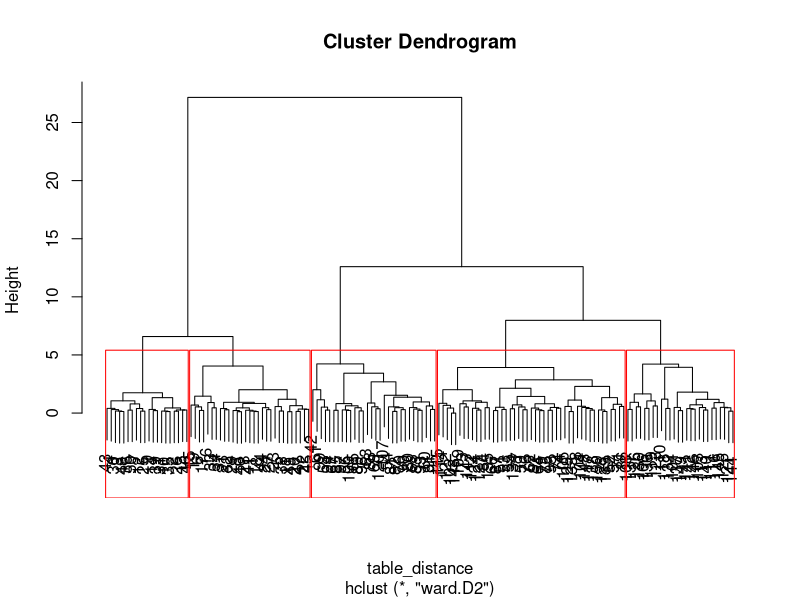
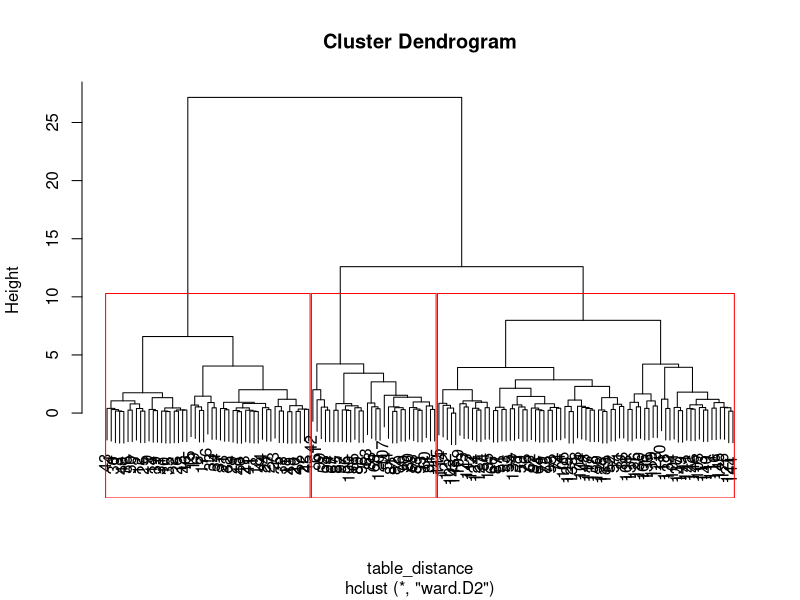

These charts were generated, in order, by the following R code:
library(datasets)
summary(iris)

#**********************************************
# each time you run this block , it gives same results all the time
# but if you change the value in set.seed(), the results will be different each time: different clusters
# it means set.seed() keeps the result intact 
# ca garde tjrs la meme maniere d'aller aleatoirement
# le chiffre n'a aucune identite. c le changement de chiffre qui fait la differnece des resultats.
# tirer l'aleatoirement les moy. de k groups
set.seed(30)

iris2=iris[,1:4]
View(iris)

# standardization des donnees
iris_stand=scale(iris[,1:4])

####################################### methode non-hierarchique - k-means ################################## 
# 3 groups
iris_kmeans=kmeans(iris_stand,3,nstart = 1 )
iris_kmeans
# Cluster means shows the means of 3 groups generated
# Clustering vector shows the group allocation of each of the observation in the dataset
# within cluster sum of squares  (R2) : between_SS / total_SS which is SSB / SST

#**********************************************

#rajouter les resultats de k-means dans la table originale (iris)
iris$Cluster=iris_kmeans$cluster
iris_clus1=iris[iris$Cluster==1,]

# compare the mean of all variables of cluster1 with entire dataset using summary
summary(iris_clus1)
summary(iris)

table(iris$Species,iris$Cluster)
# ca montre si on reussi a repliquer species
# it creates a matrix, where column headers are cluster factors, and row headers are species factors
# Le cluster a reusi de regroupr tous les stosa dans un meme cluster, 
# et les 2 autres clusters se ressemblent plus, et peut-etre il n'y a plus de variables pour les discriminer
# majorite de cluster 2 est verginica, et il y a 11  versicolor qui ressemblent bq a verginica
# majorite de cluster 3 est versicolor, et il y a 14 verginica qui ressemblent bq a versicolor

################################################## methode hierarchique ####################################################### 
# distance matrix
table_distance=dist(iris_stand, method = "euclidian")
head(table_distance,20)

#hclust : hierarchical clustering
clust_h=hclust(table_distance, method = "ward.D2")
clust_h
plot(clust_h)
# selon le plot , on y va avec 5 groupes
# Creates dendogram with red boxes around the clusters do the folloing
rect.hclust(clust_h, k=5, border="red")
dev.off()

# cut tree into 5 clucters
groups=cutree(clust_h,5)

#try with 3 this time
groups=cutree(clust_h,3)
plot(clust_h)
rect.hclust(clust_h, k=3, border="red")

# H for hierarchic
iris$Cluster_H=groups

table(iris$Species,iris$Cluster_H)
# G 3 distigue clairement virginica, G 1 distique setosa, G 2 est majoritairement versicolor,
# G 3 melange vraiment virginica & versicol
# il y a donc des virginica et versicolor  qui se ressemblent bq, et il y a des virginica  et versicolor  qui  sont vraiement a part
# y a des versic ki sont complement a part meme a qqe ptt erreurs
# y a des setosa bien precis
# comparer les resultsts de H et NH

table(iris$Species,iris$Cluster)
table(iris$Species,iris$Cluster_H)

# ici si on va avec k=3, ca donne pas les meme resultat que la methode NH

# si j'ai le temps et le budget, on fait Hierarchique et si on trouve k=3, apres je fais un k-menas (Non-hierarchique) avec 3 clusters


